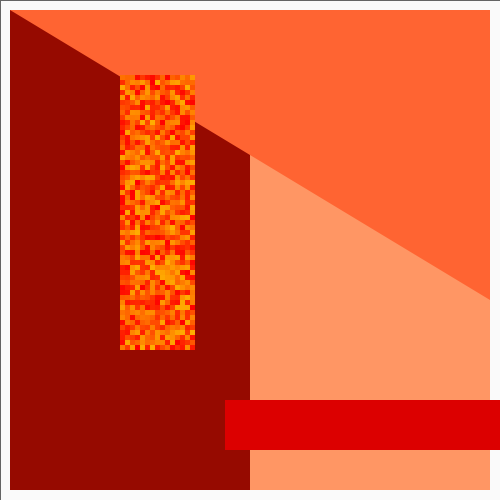
Frame 1 (no input)
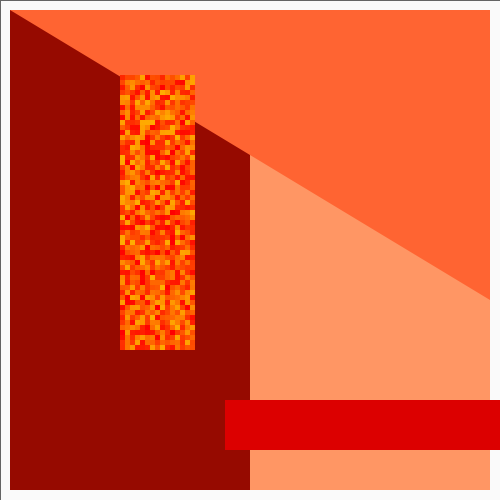
Frame 60 (the mouse pressed at the canvas centre just before this capture)
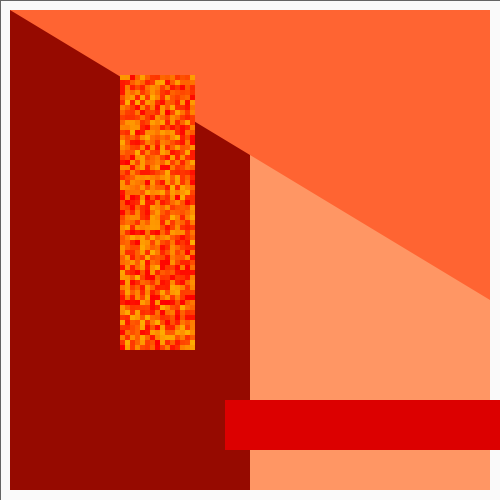
Frame 120 (the mouse held since frame 60 and released just before this capture)

The Processing sketch that drew these frames (run headless with seeded random() and noise(); from frame 60 on, the mouse is pressed at the canvas centre):

// Processing sketch: sketch_211029b
// ── sketch_211029b.pde
int d;

void setup() {
  size(500, 500);
}

void draw() {
  background(250);
  noStroke();

  push();
  fill(250);
  stroke(100);
  rect(0, 0, 500, 500);
  pop();

  // rect left
  fill(150, 10, 0);
  rect(10, 10, 240, 480);

  // rect right
  fill(255, 150, 100);
  rect(250, 10, 240, 480);

  // triangle
  fill(255, 100, 50);
  triangle(10, 10, 490, 10, 490, 300);

  // rect bottom right
  fill(220, 0, 0);
  rect(225, 400, 350, 50);

  // orange rect top left
  push();
  d = 5;
  fill(222, 100, 0);
  for (int x = 120; x < 195; x += d) {
    for (int y = 75; y < 350; y += d) {
      fill(255, random(175), 0);
      rect(x, y, d, d);
    }
  }
  pop();
}
